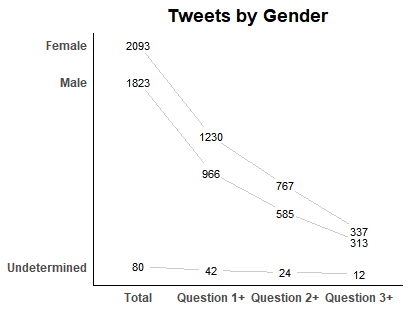

Here is the R script that generated this plot:
library(dplyr)
theme_set(theme_classic())
source_df <- read.csv("visualizations/gender2.csv")

# Define functions. Source: https://github.com/jkeirstead/r-slopegraph
tufte_sort <- function(df, x="year", y="value", group="group", method="tufte", min.space=0.05) {
  ## First rename the columns for consistency
  ids <- match(c(x, y, group), names(df))
  df <- df[,ids]
  names(df) <- c("x", "y", "group")
  
  ## Expand grid to ensure every combination has a defined value
  tmp <- expand.grid(x=unique(df$x), group=unique(df$group))
  tmp <- merge(df, tmp, all.y=TRUE)
  df <- mutate(tmp, y=ifelse(is.na(y), 0, y))
  
  ## Cast into a matrix shape and arrange by first column
  require(reshape2)
  tmp <- dcast(df, group ~ x, value.var="y")
  ord <- order(tmp[,2])
  tmp <- tmp[ord,]
  
  min.space <- min.space*diff(range(tmp[,-1]))
  yshift <- numeric(nrow(tmp))
  ## Start at "bottom" row
  ## Repeat for rest of the rows until you hit the top
  for (i in 2:nrow(tmp)) {
    ## Shift subsequent row up by equal space so gap between
    ## two entries is >= minimum
    mat <- as.matrix(tmp[(i-1):i, -1])
    d.min <- min(diff(mat))
    yshift[i] <- ifelse(d.min < min.space, min.space - d.min, 0)
  }
  
  
  tmp <- cbind(tmp, yshift=cumsum(yshift))
  
  scale <- 1
  tmp <- melt(tmp, id=c("group", "yshift"), variable.name="x", value.name="y")
  ## Store these gaps in a separate variable so that they can be scaled ypos = a*yshift + y
  
  tmp <- transform(tmp, ypos=y + scale*yshift)
  return(tmp)
  
}

plot_slopegraph <- function(df) {
  ylabs <- subset(df, x==head(x,1))$group
  yvals <- subset(df, x==head(x,1))$ypos
  fontSize <- 3
  gg <- ggplot(df,aes(x=x,y=ypos)) +
    geom_line(aes(group=group),colour="grey80") +
    geom_point(colour="white",size=8) +
    geom_text(aes(label=y), size=fontSize, family="American Typewriter") +
    scale_y_continuous(name="", breaks=yvals, labels=ylabs)
  return(gg)
}    

## Prepare data    
df <- tufte_sort(source_df, 
                 x="year", 
                 y="value", 
                 group="group", 
                 method="tufte", 
                 min.space=0.05)

df <- transform(df, 
                x=factor(x, levels=c(1,2,3,4), 
                         labels=c("Total","Question 1+","Question 2+","Question 3+")), 
                y=round(y))

## Plot
plot_slopegraph(df) + labs(title="Tweets by gender") + 
  theme(axis.title=element_blank(),
        axis.ticks = element_blank(),
        plot.title = element_text(hjust=0.5,
                                  face="bold"),
        axis.text = element_text(face="bold"))
